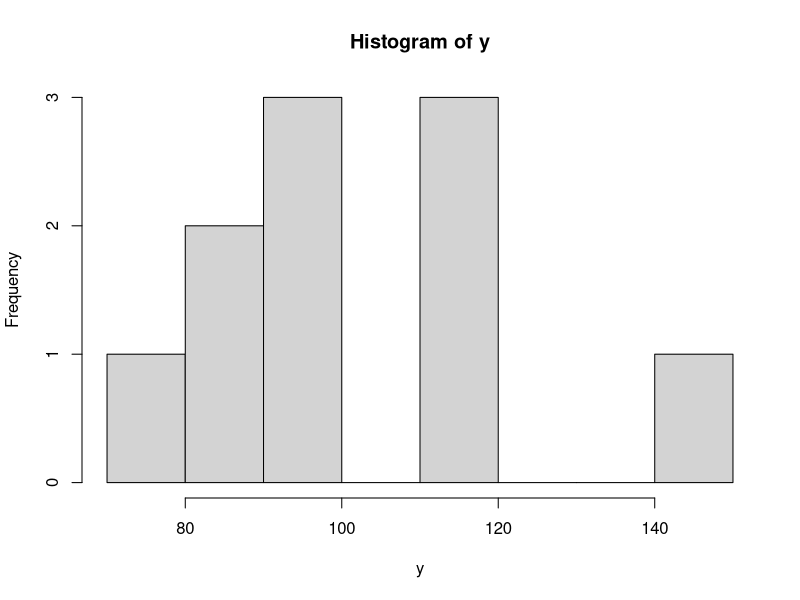

Here is the R script that generated this plot:
rnorm(n=10)
rnorm(n=10, mean = 100, sd=20)
y = rnorm(n=10, mean = 100, sd=20)
hist(y)

randomNorm10 <- rnorm(10)
dnorm(randomNorm10)
